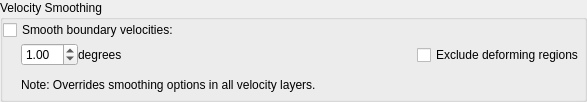
<?xml version="1.0" encoding="UTF-8"?>
<ui version="4.0">
 <class>ExportVelocitySmoothingOptionsWidget</class>
 <widget class="QWidget" name="ExportVelocitySmoothingOptionsWidget">
  <property name="geometry">
   <rect>
    <x>0</x>
    <y>0</y>
    <width>587</width>
    <height>102</height>
   </rect>
  </property>
  <property name="windowTitle">
   <string>Form</string>
  </property>
  <layout class="QVBoxLayout" name="verticalLayout">
   <property name="spacing">
    <number>0</number>
   </property>
   <property name="margin">
    <number>0</number>
   </property>
   <item>
    <widget class="QGroupBox" name="velocity_smoothing_group_box">
     <property name="title">
      <string>Velocity Smoothing</string>
     </property>
     <layout class="QVBoxLayout" name="verticalLayout_4">
      <property name="spacing">
       <number>0</number>
      </property>
      <property name="margin">
       <number>0</number>
      </property>
      <item>
       <widget class="QWidget" name="velocity_smoothing_widget" native="true">
        <layout class="QVBoxLayout" name="verticalLayout_3">
         <property name="spacing">
          <number>0</number>
         </property>
         <property name="margin">
          <number>0</number>
         </property>
         <item>
          <layout class="QHBoxLayout" name="horizontalLayout_2">
           <property name="spacing">
            <number>0</number>
           </property>
           <item>
            <widget class="QCheckBox" name="velocity_smoothing_check_box">
             <property name="text">
              <string>Smooth boundary velocities:</string>
             </property>
            </widget>
           </item>
          </layout>
         </item>
         <item>
          <layout class="QHBoxLayout" name="horizontalLayout_10">
           <property name="spacing">
            <number>0</number>
           </property>
           <property name="leftMargin">
            <number>18</number>
           </property>
           <item>
            <widget class="QWidget" name="velocity_smoothing_controls" native="true">
             <layout class="QHBoxLayout" name="horizontalLayout_12">
              <property name="spacing">
               <number>0</number>
              </property>
              <property name="margin">
               <number>0</number>
              </property>
              <item>
               <widget class="QDoubleSpinBox" name="velocity_smoothing_distance_spinbox">
                <property name="keyboardTracking">
                 <bool>false</bool>
                </property>
                <property name="minimum">
                 <double>0.100000000000000</double>
                </property>
                <property name="maximum">
                 <double>90.000000000000000</double>
                </property>
                <property name="singleStep">
                 <double>0.100000000000000</double>
                </property>
                <property name="value">
                 <double>1.000000000000000</double>
                </property>
               </widget>
              </item>
              <item>
               <widget class="QLabel" name="velocity_smoothing_degrees_label">
                <property name="text">
                 <string>degrees</string>
                </property>
               </widget>
              </item>
              <item>
               <spacer name="horizontalSpacer_10">
                <property name="orientation">
                 <enum>Qt::Horizontal</enum>
                </property>
                <property name="sizeHint" stdset="0">
                 <size>
                  <width>40</width>
                  <height>20</height>
                 </size>
                </property>
               </spacer>
              </item>
              <item>
               <widget class="QCheckBox" name="exclude_smoothing_in_deforming_regions_check_box">
                <property name="text">
                 <string>Exclude deforming regions</string>
                </property>
               </widget>
              </item>
             </layout>
            </widget>
           </item>
          </layout>
         </item>
         <item>
          <layout class="QHBoxLayout" name="horizontalLayout_11">
           <property name="spacing">
            <number>0</number>
           </property>
           <property name="leftMargin">
            <number>18</number>
           </property>
           <item>
            <widget class="QLabel" name="label">
             <property name="text">
              <string>Note: Overrides smoothing options in all velocity layers.</string>
             </property>
            </widget>
           </item>
           <item>
            <spacer name="horizontalSpacer_6">
             <property name="orientation">
              <enum>Qt::Horizontal</enum>
             </property>
             <property name="sizeHint" stdset="0">
              <size>
               <width>40</width>
               <height>20</height>
              </size>
             </property>
            </spacer>
           </item>
          </layout>
         </item>
        </layout>
       </widget>
      </item>
     </layout>
    </widget>
   </item>
  </layout>
 </widget>
 <resources>
  <include location="../qt-resources/qt_widgets.qrc"/>
 </resources>
 <connections/>
</ui>
